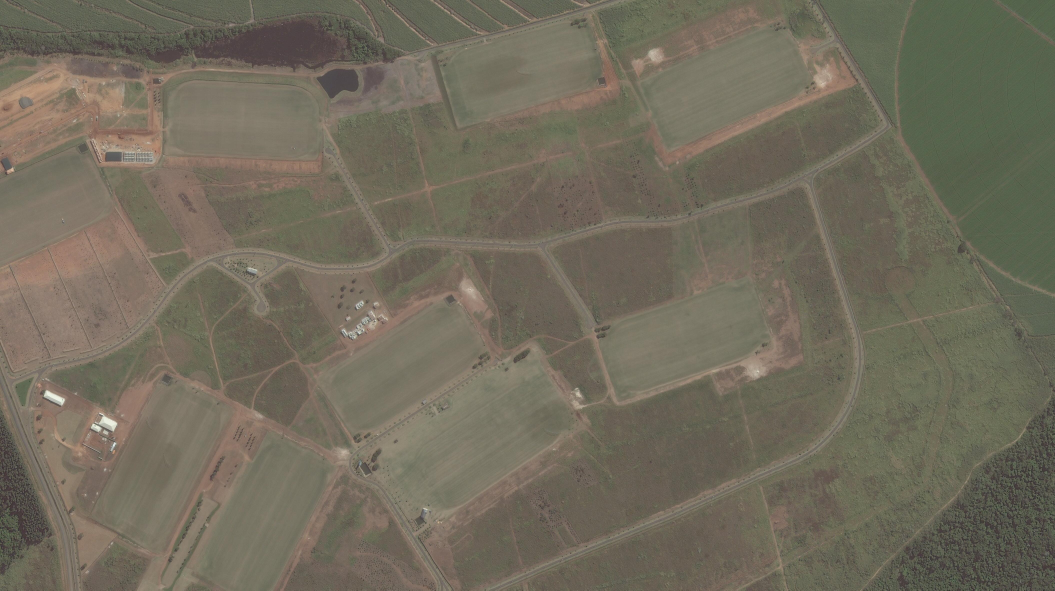
#> input picture GE01_2011_JPEG_R1C1.jpg, 4220 x 2361 px (shown at 1/4 size)
$ jupyter execute ai_register.ipynb
#> lines starting #> are read from the running program, lines starting #| are printed output that depends on the picture
<a href="https://colab.research.google.com/github/analimazn/artificial-intelligence/blob/master/ai_register.ipynb" target="_parent"></a>

[cell 1]
import cv2
import os
import numpy as np

[cell 2]
# Open the image files.
img2_color = cv2.imread("GE01_2011_JPEG_R1C1.jpg") # Reference image.
#> img2_color is the input picture: shape (2361, 4220, 3); mean B, G, R 91.8, 107.3, 113.1
img2 = cv2.cvtColor(img2_color, cv2.COLOR_BGR2GRAY)
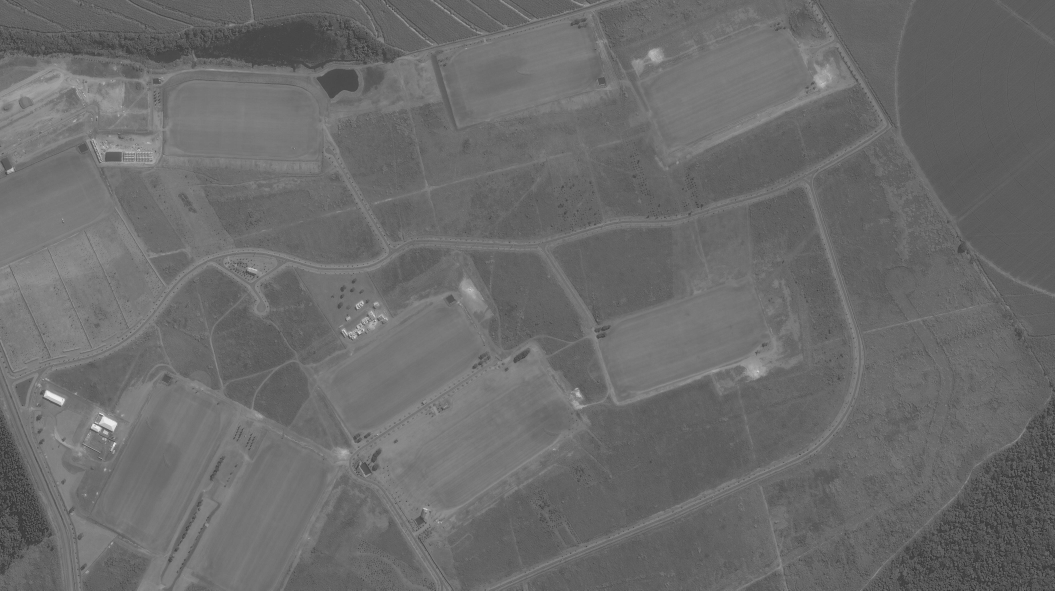
#> img2: shape (2361, 4220) (shown at 1/4 size); min 1, max 255, mean 107.3
height, width = img2.shape
#> height = 2361; width = 4220

[cell 3]
DATADIR = "./data"
path = os.path.join(DATADIR)

[cell 4]
for img in os.listdir(path):
    try:
        img1_color = cv2.imread(os.path.join(path, img)) # Image to be aligned.
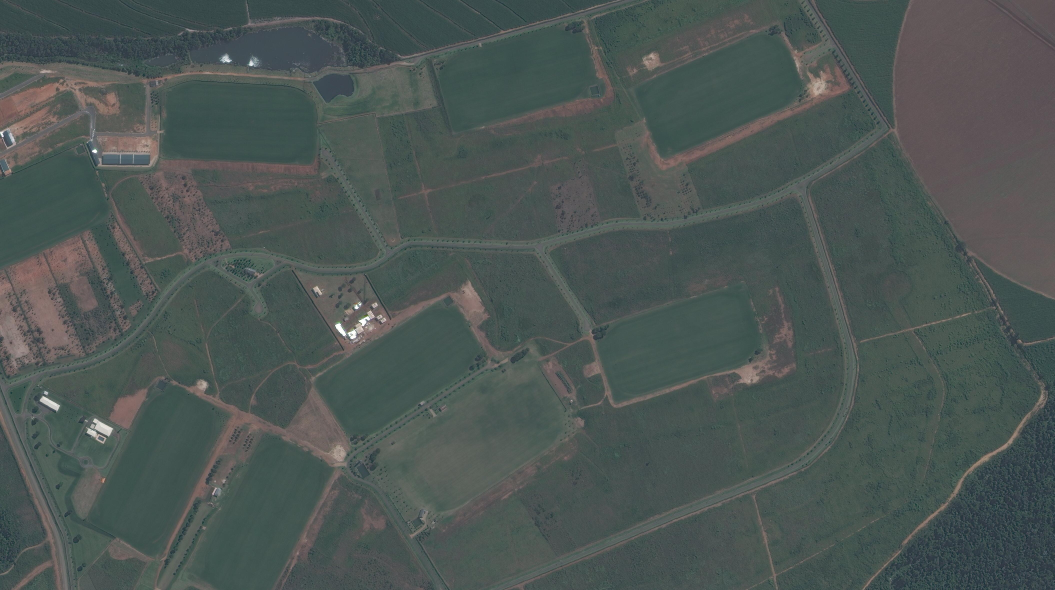
#> input picture data/GE01_2013_JPEG_R1C1.jpg, 4219 x 2360 px (shown at 1/4 size)
#> img1_color is the input picture: shape (2360, 4219, 3); mean B, G, R 83.6, 86.3, 76.5
        img1 = cv2.cvtColor(img1_color, cv2.COLOR_BGR2GRAY)

        # Create ORB detector with 5000 features.
        orb_detector = cv2.ORB_create(5000)

        # Find keypoints and descriptors.
        # The first arg is the image, second arg is the mask
        # (which is not reqiured in this case).
        kp1, d1 = orb_detector.detectAndCompute(img1, None)
#> kp1 = 5000 keypoints; strongest (x, y, size): (1434, 1282, 31), (1417, 1230, 31), (1442, 1210, 31), (1417, 1232, 31)
        kp2, d2 = orb_detector.detectAndCompute(img2, None)
#> kp2 = 4968 keypoints; strongest (x, y, size): (1478, 1283, 31), (458, 1770, 31), (1482, 1281, 31), (413, 1664, 31)

        # Match features between the two images.
        # We create a Brute Force matcher with
        # Hamming distance as measurement mode.
        matcher = cv2.BFMatcher(cv2.NORM_HAMMING, crossCheck = True)

        # Match the two sets of descriptors.
        matches = matcher.match(d1, d2)
#> matches = 1142 matches

        # Sort matches on the basis of their Hamming distance.
        matches.sort(key = lambda x: x.distance)

        # Take the top 90 % matches forward.
        matches = matches[:int(len(matches)*90)]
        no_of_matches = len(matches)

        # Define empty matrices of shape no_of_matches * 2.
        p1 = np.zeros((no_of_matches, 2))
        p2 = np.zeros((no_of_matches, 2))

        for i in range(len(matches)):
            p1[i, :] = kp1[matches[i].queryIdx].pt
            p2[i, :] = kp2[matches[i].trainIdx].pt

        # Find the homography matrix.
        homography, mask = cv2.findHomography(p1, p2, cv2.RANSAC)

        # Use this matrix to transform the
        # colored image wrt the reference image.
        transformed_img = cv2.warpPerspective(img1_color,
                            homography, (width, height))

        # Save the output.
        cv2.imwrite('newimg' + img + '.jpg', transformed_img)

    except Exception as e:
        pass
